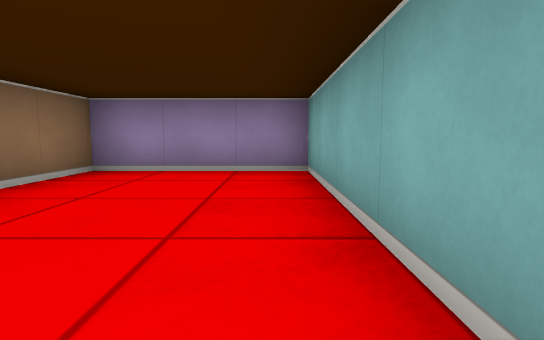
View 1 (above)

24 first-person views from a walk through a cub3D level. The camera is about half as high as the walls, tilts 6° down and sees 80° across. The floor is counted in squares. Each view is taken from the middle of a square. On the plan, view 1 faces up. The plan holds only what a view shows up to about 9 squares ahead; the rest is blank.

View 2
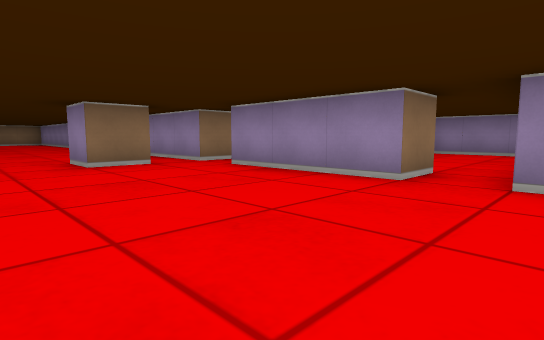

View 3
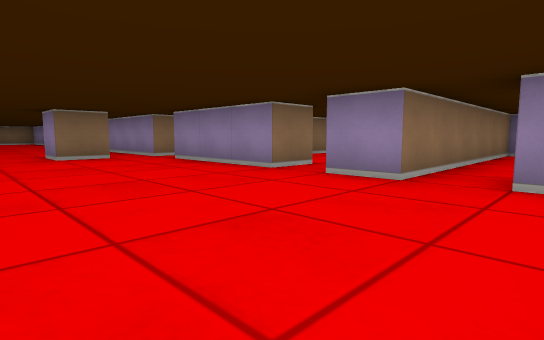

View 4
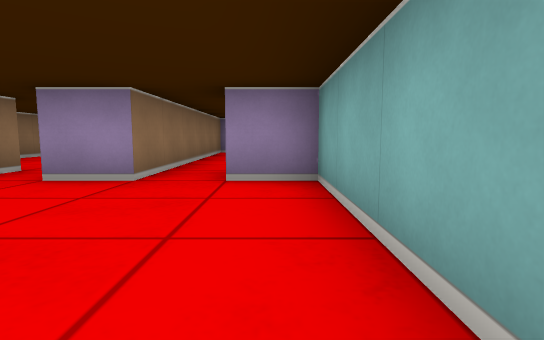

View 5
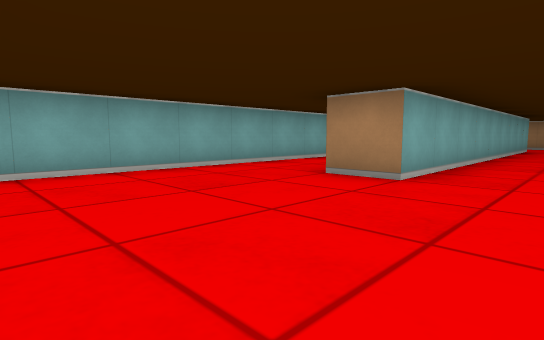

View 6
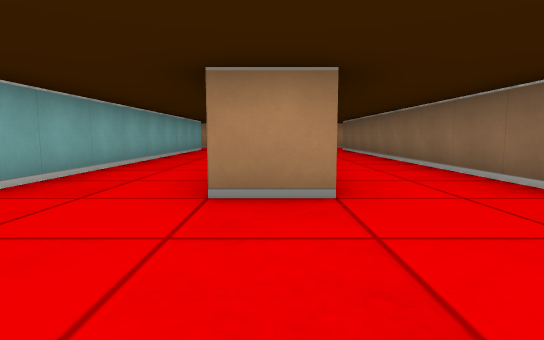

View 7
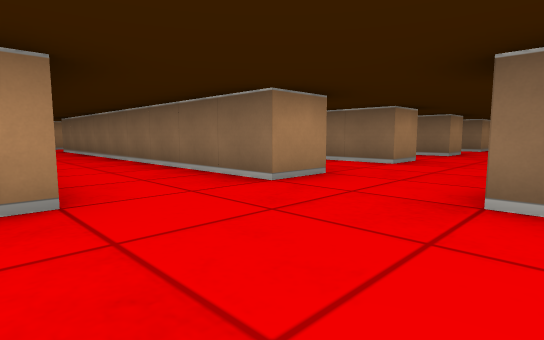

View 8
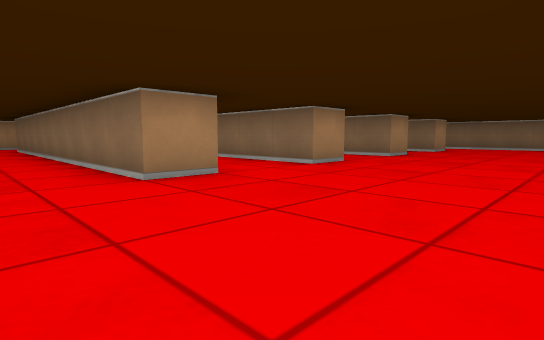

View 9
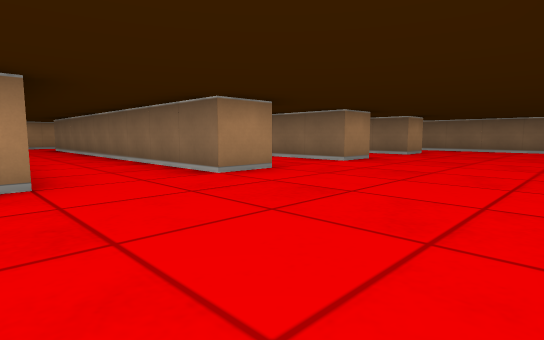

View 10
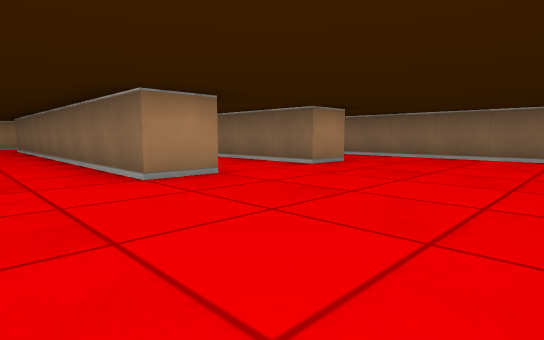

View 11
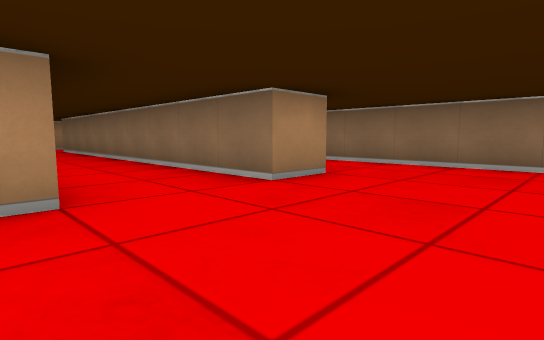

View 12
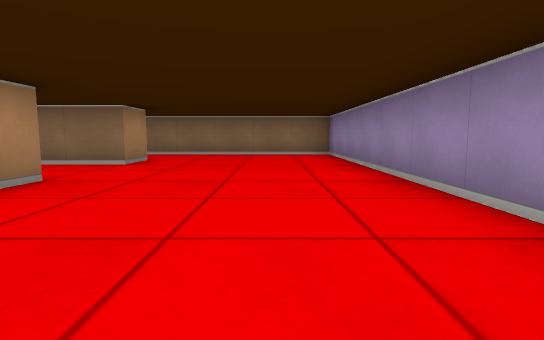

View 13
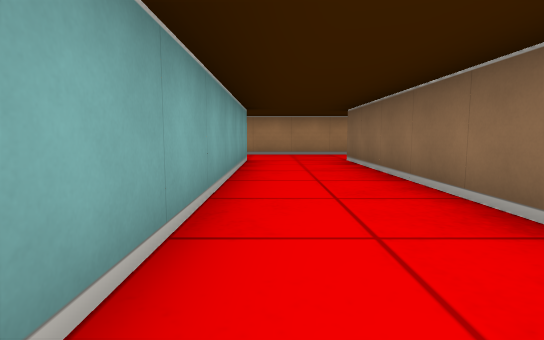

View 14
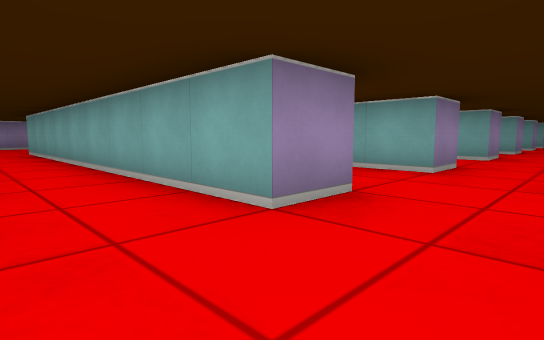

View 15
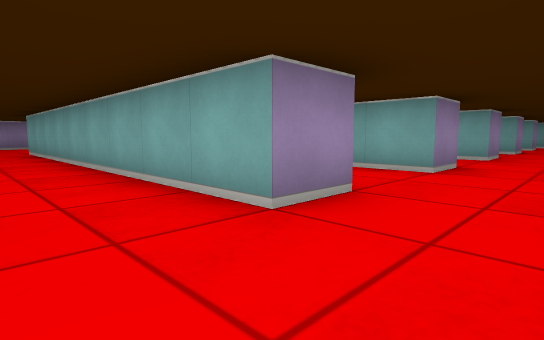

View 16
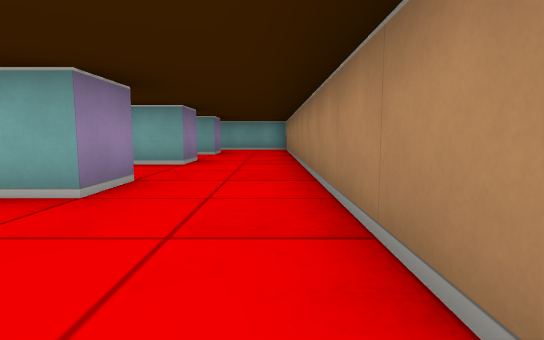

View 17
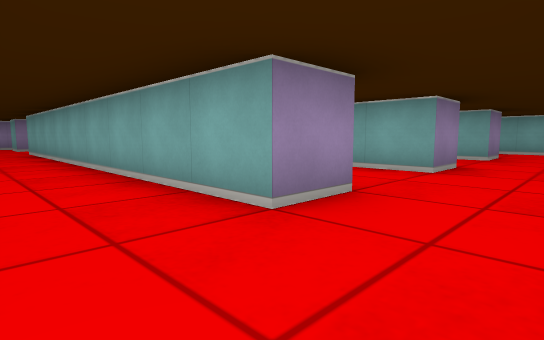

View 18
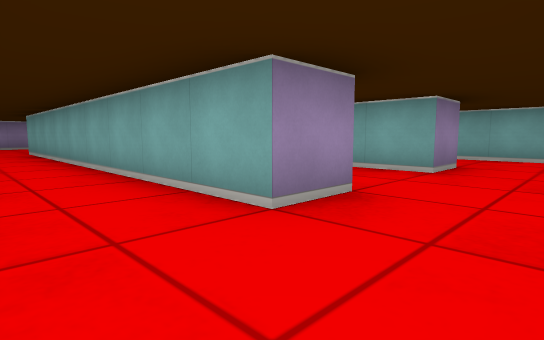

View 19
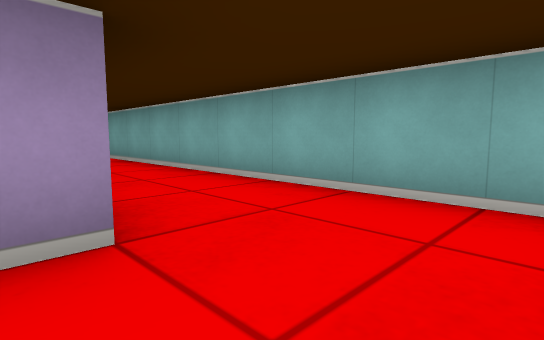

View 20
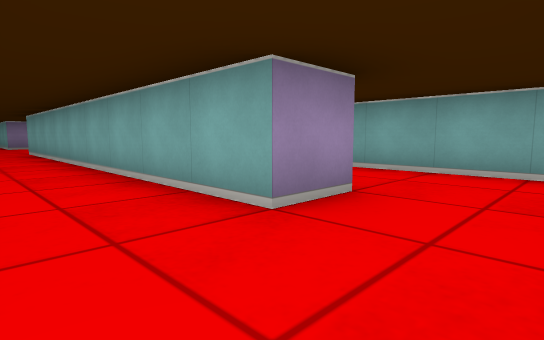

View 21
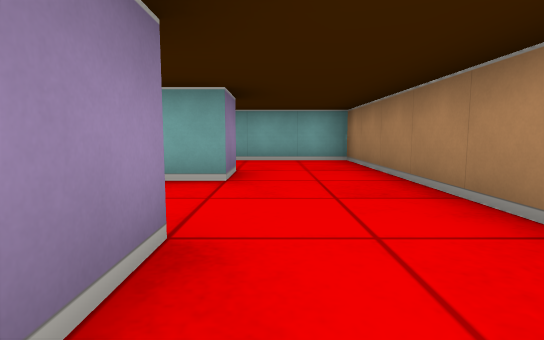

View 22
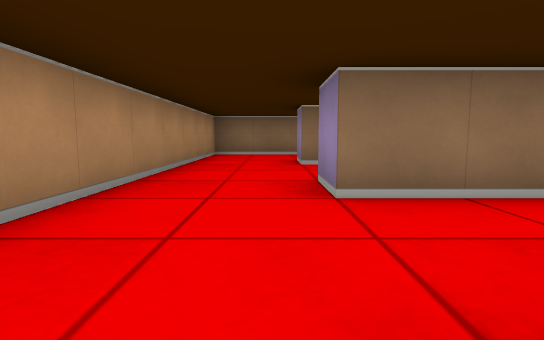

View 23
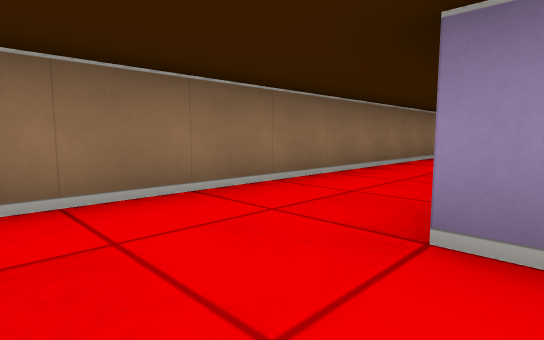

View 24
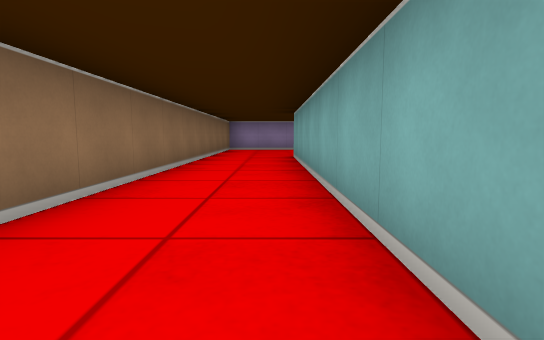

### Floor plan
Points are (right, up) in squares from view 1. A wall is a line through its corners. A room is listed if a view was taken in it or the views show most of it. See-through windows are left out.
Room 1 (view 1)
walls: (0.5, 0.5) (0.5, 4.5) (-2.5, 4.5) (-2.5, 2)
ways out: opening at (0, -1) to room 2
Room 2 (views 2, 3, 4, 5, 6, 7, 8, 9, 10, 11, 12, 13, 14, 15, 16, 17, 18, 19, 20, 21, 22, 23, 24)
walls: (-8.6, -5.5) (-7.5, -5.5) (-7.5, -13.4); (-7.4, -14.5) (-8.5, -14.5) (-8.5, -13.2); (-4.4, -14.5) (-5.5, -14.5) (-5.5, -5.5) (-4.5, -5.5) (-4.5, -13.4); (-10.4, -14.5) (-11.5, -14.5) (-11.5, -5.5) (-10.5, -5.5) (-10.5, -12.4); (-4.5, -2.4) (-4.5, -3.5) (-5.5, -3.5); (-13.5, -5.5) (-13.5, -14.5) (-14.5, -14.5) (-14.5, -5.5) (-13.5, -5.5); (-7.5, -16.5) (3.5, -16.5) (3.5, -1.5) (2.5, -1.5); (-1.4, -14.5) (-2.5, -14.5) (-2.5, -5.5) (-1.5, -5.5); (-4.5, -1.5) (-6.8, -1.5); (-12.8, -1.5) (-19.5, -1.5) (-19.5, -16.5) (-12.8, -16.5); (1.6, -14.5) (0.5, -14.5) (0.5, -5.5) (1.5, -5.5); (-0.5, -0.5) (-0.5, -1.5) (-3.5, -1.5); (-17.5, -12.5) (-17.5, -5.5) (-16.5, -5.5) (-16.5, -14.5) (-17.5, -14.5); (1.5, -1.5) (0.5, -1.5)
ways out: opening at (0, -1) to room 1; opening at (-4, -2); opening at (2, -1)

Positions as (right, up) in squares from view 1, and headings:
1: (0, 0), facing up
2: (1, -5), facing up-left
3: (3, -5), facing up-left
4: (3, -5), facing up
5: (-1, -2), facing down-right
6: (-2, -3), facing down
7: (-2, -3), facing down-left
8: (-6, -2), facing down-left
9: (-8, -2), facing down-left
10: (-12, -2), facing down-left
11: (-14, -3), facing down-left
12: (-11, -3), facing left
13: (-15, -8), facing down
14: (-16, -16), facing up-right
15: (-13, -16), facing up-right
16: (-8, -16), facing right
17: (-7, -16), facing up-right
18: (-4, -16), facing up-right
19: (1, -16), facing up-right
20: (-1, -16), facing up-right
21: (-3, -15), facing right
22: (-11, -15), facing left
23: (-17, -16), facing up-left
24: (-18, -13), facing up
